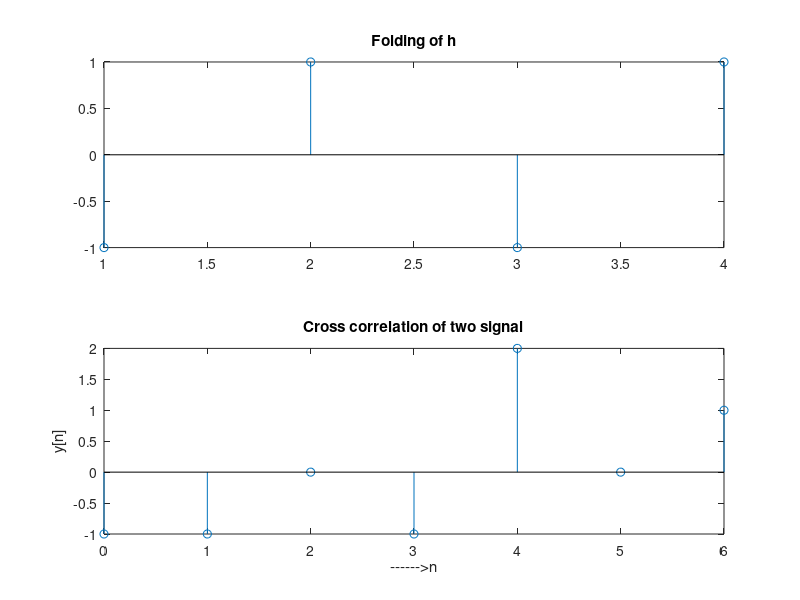

Source code (MATLAB):
clc;
close all;
clear all;

x=[1,2,1,1]; %first signal 0r input signal
h=[1,-1,1,-1]; %second signal
N1=length(x);
N2=length(h);

for i=1:N2
    m(i)=h(N2-i+1);
end

subplot(2,1,1);
stem(m);
title('Folding of h');

X=[x,zeros(1,N2)]; %padding of N2 zeros
H=[m,zeros(1,N1)]; %padding of N1 zeros
y=zeros(1,N1+N2-1);
for n=1:N1+N2-1
    for k=1:N1
        if(n-k+1>0)
            y(n)=y(n)+X(k)*H(n-k+1);
        else
        end
    end
end
n=0:6;
subplot(2,1,2);
stem(n,y);
ylabel('y[n]');
xlabel('------>n');
title('Cross correlation of two signal');